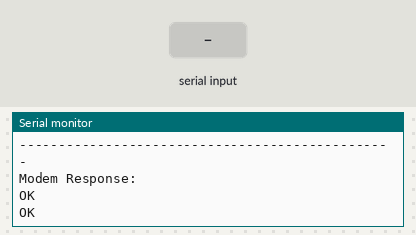
Bench run of a sketch on a simulated Arduino Uno, built with avr-gcc and run on an emulated ATmega328P. On the bench: the last lines printed to the serial monitor. Inputs (shaded band) come from the test bench. The modem accepts every AT command (registered, SIM ready, sends succeed) and sends nothing else.

Above: at 3.2 s.
3.3 s: "AT\n" received over Serial
At 4.2 s:
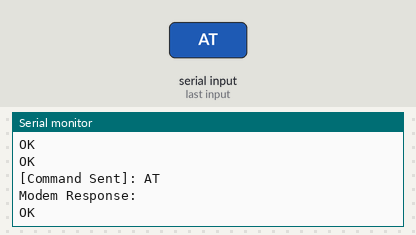
4.8 s: "AT\n" received over the second serial link
At 5.6 s:
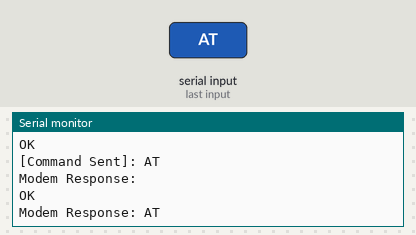
6.3 s: "1\n" received over Serial
At 6.9 s:
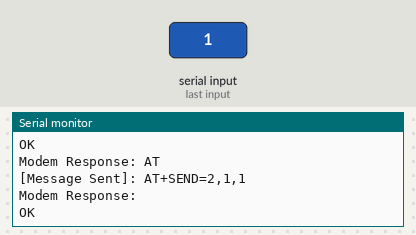
7.8 s: "at\n" received over the second serial link
At 9.1 s:
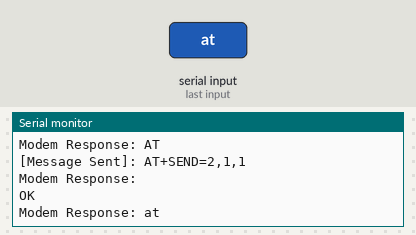

The sketch:

sketch_jun16f.ino
```cpp
#include <SoftwareSerial.h>

// RX pin 2 (Connect to LoRa TX), TX pin 3 (Connect to LoRa RX)
SoftwareSerial loraSerial(2, 3);

void setup() {
  Serial.begin(9600);
  loraSerial.begin(9600);

  delay(1000);

  // Force the module to assign itself Address 2 on boot
  loraSerial.print("AT+ADDRESS=1\r\n");
  delay(500);

  // Ensure it matches the sender network group
  loraSerial.print("AT+NETWORKID=18\r\n");
  delay(500);
  Serial.println("--- SYSTEM READY ---");
  //Serial.println("-> Type 'AT...' to send a direct raw command.");
  //Serial.println("-> Type any other text to broadcast it via LoRa to Address 2.");
  Serial.println("------------------------------------------------");
}

void loop() {
  // 1. READ FROM SERIAL MONITOR
  if (Serial.available()) {
    String input = Serial.readStringUntil('\n');

    input.trim();

    input.toUpperCase();

    if (input.length() > 0) {
      String commandToExecute = "";

      // Check if you typed a raw AT command
      if (input.startsWith("AT") || input.startsWith("at")) {
        commandToExecute = input + "\r\n";
        Serial.print("[Command Sent]: ");
        Serial.println(input);
      }
      else {
        // It's a normal  -> Auto-wrap it
        commandToExecute = "AT+SEND=2," + String(input.length()) + "," + input + "\r\n";
        Serial.print("[Message Sent]: ");
        Serial.println(commandToExecute);
      }

      // Flush out any old background noise in the LoRa buffer before sending
      while(loraSerial.available() > 0) { loraSerial.read(); }

      // Transmit the clean command to the RYLR998
      loraSerial.print(commandToExecute);
    }
  }

  // 2. READ INCOMING RESPONSES FROM LORA
  if (loraSerial.available()) {
    delay(30); // Give the buffer time to fill completely
    Serial.print("Modem Response: ");
    while (loraSerial.available()) {
      char c = loraSerial.read();
      Serial.print(c);
    }
  }
}
```

Measured:
- after the input at 3.3 s, the serial monitor: prints a new line at once (image 1)
- after the input at 4.8 s, the serial monitor: prints a new line at once (image 2)
- after the input at 6.3 s, the serial monitor: prints a new line at once (image 3)
- after the input at 7.8 s, the serial monitor: prints a new line at once (image 4)
